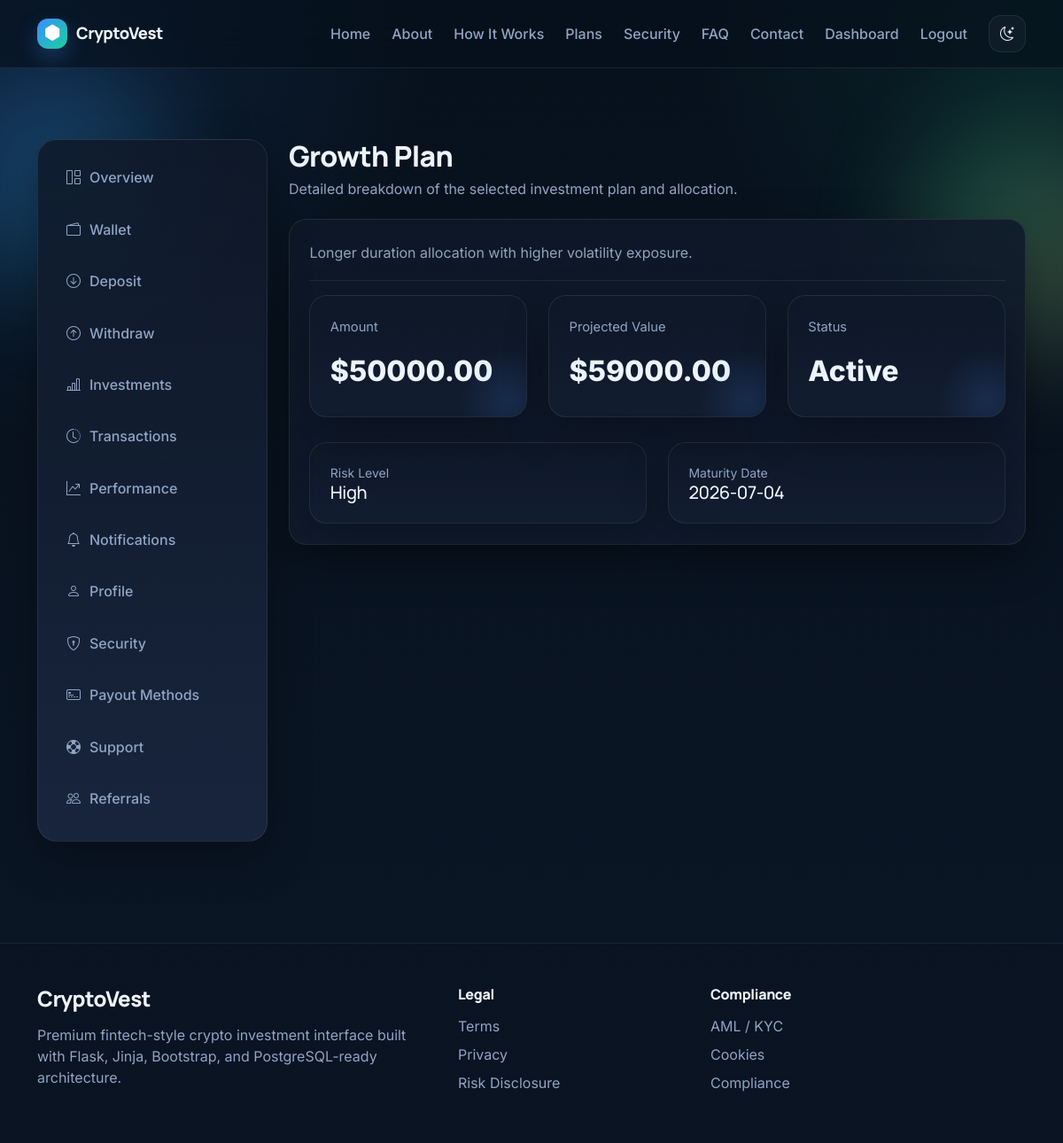
The app's page /dashboard/investments/2 (signed in) with its own data.
### app/models.py (models this page shows, shortened)
class InvestmentPlan(db.Model):
    id = db.Column(db.Integer, primary_key=True)
    name = db.Column(db.String(120), nullable=False)
    description = db.Column(db.Text, nullable=False)
    min_amount = db.Column(db.Float, nullable=False)
    duration_days = db.Column(db.Integer, nullable=False)
    target_return_percent = db.Column(db.Float, nullable=False)
    risk_level = db.Column(db.String(30), nullable=False)
    is_active = db.Column(db.Boolean, default=True)
    created_at = db.Column(db.DateTime, default=datetime.utcnow)
    investments = db.relationship("Investment", backref="plan", lazy=True)

class Investment(db.Model):
    id = db.Column(db.Integer, primary_key=True)
    user_id = db.Column(db.Integer, db.ForeignKey("user.id"), nullable=False)
    plan_id = db.Column(db.Integer, db.ForeignKey("investment_plan.id"), nullable=False)
    amount = db.Column(db.Float, nullable=False)
    projected_return_amount = db.Column(db.Float, nullable=False)
    status = db.Column(db.String(30), default="active")
    created_at = db.Column(db.DateTime, default=datetime.utcnow)
    maturity_date = db.Column(db.DateTime, nullable=False)

### app/dashboard/routes.py (the view)
@dashboard_bp.route("/investments/<int:investment_id>")
@login_required
def investment_detail(investment_id):
    investment = Investment.query.filter_by(id=investment_id, user_id=current_user.id).first_or_404()
    return render_template("dashboard/investment_detail.html", investment=investment)

### app/models.py (called while the page is built)
@login_manager.user_loader
def load_user(user_id):
    return db.session.get(User, int(user_id))

### app/templates/dashboard/investment_detail.html (shortened to what this page needs)
{% extends 'base.html' %}
{% block content %}
<section class="page-section">
    <div class="container dashboard-layout">
        {% include 'includes/dashboard_sidebar.html' %}
        <div class="page-shell">
            <div class="page-header">
                <h1>{{ investment.plan.name }}</h1>
                <p class="text-muted-premium mb-0">Detailed breakdown of the selected investment plan and allocation.</p>
            </div>
            <div class="content-card">
                <p class="text-muted-premium">{{ investment.plan.description }}</p>
                <hr class="premium-divider">
                <div class="row g-4">
                    <div class="col-md-4">
                        <div class="metric-card">
                            <p class="metric-label">Amount</p>
                            <p class="metric-value">${{ '%.2f'|format(investment.amount) }}</p>
                        </div>
                    </div>
                    <div class="col-md-4">
                        <div class="metric-card">
                            <p class="metric-label">Projected Value</p>
                            <p class="metric-value">${{ '%.2f'|format(investment.projected_return_amount) }}</p>
                        </div>
                    </div>
                    <div class="col-md-4">
                        <div class="metric-card">
                            <p class="metric-label">Status</p>
                            <p class="metric-value">{{ investment.status|title }}</p>
                        </div>
                    </div>
                </div>
                <div class="row g-4 mt-1">
                    <div class="col-md-6">
                        <div class="card-premium">
                            <small class="text-muted-premium d-block">Risk Level</small>
                            <h5 class="mb-0">{{ investment.plan.risk_level }}</h5>
                        </div>
                    </div>
                    <div class="col-md-6">
                        <div class="card-premium">
                            <small class="text-muted-premium d-block">Maturity Date</small>
                            <h5 class="mb-0">{{ investment.maturity_date.strftime('%Y-%m-%d') }}</h5>
                        </div>
                    </div>
                </div>
            </div>
        </div>
    </div>
</section>
{% endblock %}

### app/static/css/style.css (style rules this page uses)
:root { --bg: #07111c; --bg-2: #0b1626; --surface: rgba(15, 24, 40, 0.86); --surface-2: rgba(18, 29, 48, 0.92); --surface-3: rgba(25, 38, 62, 0.95); --text: #edf4ff; --text-soft: #c5d4ee; --muted: #90a4c4; --border: rgba(255, 255, 255, 0.08); --shadow: 0 18px 50px rgba(0, 0, 0, 0.32); --blue: #3d8bff; --cyan: #29d3ff; --emerald: #18d39e; --gold: #f3c969; --danger: #ff7272; --success: #22c983; --warning: #f3b54a; --info: #57a6ff; --radius-xl: 26px; --radius-lg: 20px; --radius-md: 16px; --radius-sm: 12px; }
* { box-sizing: border-box; }
html { scroll-behavior: smooth; }
body { font-family: "Inter", "DM Sans", "Sora", sans-serif; background: radial-gradient(circle at top left, rgba(61,139,255,0.14), transparent 28%), radial-gradient(circle at top right, rgba(24,211,158,0.10), transparent 24%), linear-gradient(180deg, var(--bg), var(--bg-2)); color: var(--text); min-height: 100vh; position: relative; overflow-x: hidden; }
h1, h2, h3, h4, h5, h6, .brand { font-family: "Manrope", "Inter", sans-serif; letter-spacing: -0.02em; }
.page-section { padding: 64px 0; }
.card-premium, .glass-panel, .metric-card, .table-panel, .auth-card, .content-card { border: 1px solid var(--border); border-radius: var(--radius-lg); background: linear-gradient(180deg, var(--surface), var(--surface-2)); box-shadow: var(--shadow); }
.card-premium, .metric-card, .table-panel, .auth-card, .content-card { padding: 1.4rem; }
.metric-card { position: relative; overflow: hidden; }
.metric-card::after { content: ""; position: absolute; inset: auto -40px -40px auto; width: 120px; height: 120px; border-radius: 999px; background: radial-gradient(circle, rgba(61,139,255,0.15), transparent 65%); }
.metric-label { color: var(--muted); font-size: .92rem; margin-bottom: .5rem; }
.metric-value { font-size: 2rem; font-weight: 800; margin: 0; }
.section-subtitle, .text-muted-premium { color: var(--muted) !important; }
.dashboard-layout { display: grid; grid-template-columns: 260px 1fr; gap: 1.5rem; align-items: start; }
.page-shell { min-width: 0; }
.page-header { margin-bottom: 1.4rem; }
.page-header h1 { font-size: 2rem; font-weight: 800; margin-bottom: .35rem; }
hr.premium-divider { border-color: var(--border); opacity: 1; }
.content-card p { line-height: 1.8; }

### records on screen
InvestmentPlan: plan.name "Growth Plan", plan.description "Longer duration allocation with higher volatility exposure.", plan.risk_level "High"
Investment: amount "50000.00", projected_return_amount "59000.00", status "Active", maturity_date "2026-07-04"
